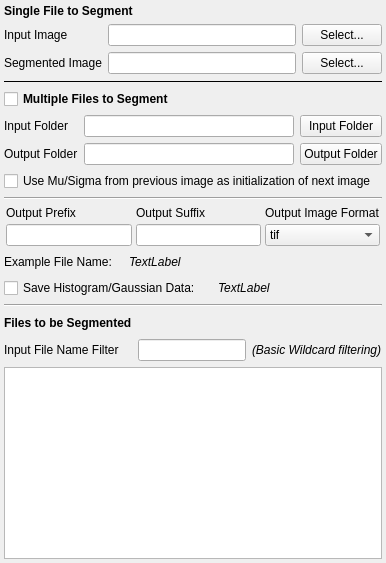
      <widget class="QWidget" name="filesInputTab">
       <attribute name="title">
        <string>File Selection</string>
       </attribute>
       <layout class="QVBoxLayout" name="verticalLayout" stretch="0,0,0,0,0,0,0,0,0,0,0">
        <property name="margin">
         <number>4</number>
        </property>
        <item>
         <layout class="QGridLayout" name="gridLayout_5">
          <item row="3" column="1">
           <widget class="QLabel" name="label_6">
            <property name="toolTip">
             <string>The image to be segmented</string>
            </property>
            <property name="text">
             <string>Input Image</string>
            </property>
           </widget>
          </item>
          <item row="3" column="2">
           <widget class="QFSDropLineEdit" name="inputImageFilePath">
            <property name="toolTip">
             <string>The image to be segmented</string>
            </property>
           </widget>
          </item>
          <item row="3" column="3">
           <widget class="QPushButton" name="inputImageFilePathBtn">
            <property name="text">
             <string>Select...</string>
            </property>
           </widget>
          </item>
          <item row="4" column="1">
           <widget class="QLabel" name="label_7">
            <property name="toolTip">
             <string>The output image to be written at the conclusion of the segmentation</string>
            </property>
            <property name="text">
             <string>Segmented Image</string>
            </property>
           </widget>
          </item>
          <item row="4" column="2">
           <widget class="QLineEdit" name="outputImageFile">
            <property name="toolTip">
             <string>The output image to be written at the conclusion of the segmentation</string>
            </property>
            <property name="text">
             <string/>
            </property>
           </widget>
          </item>
          <item row="4" column="3">
           <widget class="QPushButton" name="outputImageButton">
            <property name="text">
             <string>Select...</string>
            </property>
           </widget>
          </item>
          <item row="2" column="1" colspan="3">
           <widget class="QLabel" name="label_16">
            <property name="font">
             <font>
              <weight>75</weight>
              <bold>true</bold>
             </font>
            </property>
            <property name="text">
             <string>Single File to Segment</string>
            </property>
           </widget>
          </item>
         </layout>
        </item>
        <item>
         <widget class="Line" name="line">
          <property name="frameShadow">
           <enum>QFrame::Plain</enum>
          </property>
          <property name="orientation">
           <enum>Qt::Horizontal</enum>
          </property>
         </widget>
        </item>
        <item>
         <widget class="QCheckBox" name="processFolder">
          <property name="enabled">
           <bool>true</bool>
          </property>
          <property name="toolTip">
           <string>Check this box if you want to process multiple images in a single run</string>
          </property>
          <property name="statusTip">
           <string>Check this box if you want to process multiple images in a single run</string>
          </property>
          <property name="styleSheet">
           <string notr="true">QCheckBox {
font-weight: bold;
font-size: 12px;
}</string>
          </property>
          <property name="text">
           <string>Multiple Files to Segment</string>
          </property>
         </widget>
        </item>
        <item>
         <layout class="QGridLayout" name="gridLayout_3">
          <property name="verticalSpacing">
           <number>6</number>
          </property>
          <item row="2" column="0">
           <widget class="QLabel" name="label_15">
            <property name="text">
             <string>Output Folder</string>
            </property>
           </widget>
          </item>
          <item row="1" column="0">
           <widget class="QLabel" name="label_5">
            <property name="text">
             <string>Input Folder</string>
            </property>
           </widget>
          </item>
          <item row="3" column="0" colspan="3">
           <widget class="QCheckBox" name="muSigmaFeedback">
            <property name="text">
             <string>Use Mu/Sigma from previous image as initialization of next image</string>
            </property>
           </widget>
          </item>
          <item row="1" column="1">
           <widget class="QLineEdit" name="sourceDirectoryLE"/>
          </item>
          <item row="2" column="1">
           <widget class="QLineEdit" name="outputDirectoryLE">
            <property name="text">
             <string/>
            </property>
           </widget>
          </item>
          <item row="1" column="2">
           <widget class="QPushButton" name="sourceDirectoryBtn">
            <property name="text">
             <string>Input Folder</string>
            </property>
           </widget>
          </item>
          <item row="2" column="2">
           <widget class="QPushButton" name="outputDirectoryBtn">
            <property name="text">
             <string>Output Folder</string>
            </property>
           </widget>
          </item>
         </layout>
        </item>
        <item>
         <widget class="Line" name="line_3">
          <property name="orientation">
           <enum>Qt::Horizontal</enum>
          </property>
         </widget>
        </item>
        <item>
         <layout class="QGridLayout" name="gridLayout_7">
          <property name="leftMargin">
           <number>2</number>
          </property>
          <property name="rightMargin">
           <number>2</number>
          </property>
          <property name="spacing">
           <number>4</number>
          </property>
          <item row="0" column="0">
           <widget class="QLabel" name="outputPrefixLabel">
            <property name="toolTip">
             <string>The prefix to be attached to the output filename</string>
            </property>
            <property name="statusTip">
             <string>The prefix to be attached to the output filename</string>
            </property>
            <property name="text">
             <string>Output Prefix</string>
            </property>
           </widget>
          </item>
          <item row="1" column="1">
           <widget class="QLineEdit" name="outputSuffix">
            <property name="toolTip">
             <string>A suffix to be attached to each output filename</string>
            </property>
            <property name="statusTip">
             <string>A suffix to be attached to each output filename</string>
            </property>
           </widget>
          </item>
          <item row="1" column="0">
           <widget class="QLineEdit" name="outputPrefix">
            <property name="toolTip">
             <string>The prefix to be attached to the output filename</string>
            </property>
            <property name="statusTip">
             <string>The prefix to be attached to the output filename</string>
            </property>
            <property name="text">
             <string/>
            </property>
           </widget>
          </item>
          <item row="0" column="1">
           <widget class="QLabel" name="outputSuffixLabel">
            <property name="toolTip">
             <string>A suffix to be attached to each output filename</string>
            </property>
            <property name="statusTip">
             <string>A suffix to be attached to each output filename</string>
            </property>
            <property name="text">
             <string>Output Suffix</string>
            </property>
           </widget>
          </item>
          <item row="0" column="2">
           <widget class="QLabel" name="outputImageTypeLabel">
            <property name="toolTip">
             <string>The format of the output image(s)</string>
            </property>
            <property name="statusTip">
             <string>The format of the output image(s)</string>
            </property>
            <property name="text">
             <string>Output Image Format</string>
            </property>
           </widget>
          </item>
          <item row="1" column="2">
           <widget class="QComboBox" name="outputImageType">
            <property name="toolTip">
             <string>The format of the output image(s)</string>
            </property>
            <property name="statusTip">
             <string>The format of the output image(s)</string>
            </property>
            <item>
             <property name="text">
              <string>tif</string>
             </property>
            </item>
            <item>
             <property name="text">
              <string>bmp</string>
             </property>
            </item>
            <item>
             <property name="text">
              <string>jpeg</string>
             </property>
            </item>
            <item>
             <property name="text">
              <string>png</string>
             </property>
            </item>
           </widget>
          </item>
         </layout>
        </item>
        <item>
         <layout class="QHBoxLayout" name="_6">
          <property name="spacing">
           <number>5</number>
          </property>
          <item>
           <widget class="QLabel" name="exampleFileNameLabel">
            <property name="text">
             <string>Example File Name:</string>
            </property>
           </widget>
          </item>
          <item>
           <spacer name="horizontalSpacer_3">
            <property name="orientation">
             <enum>Qt::Horizontal</enum>
            </property>
            <property name="sizeType">
             <enum>QSizePolicy::Fixed</enum>
            </property>
            <property name="sizeHint" stdset="0">
             <size>
              <width>12</width>
              <height>20</height>
             </size>
            </property>
           </spacer>
          </item>
          <item>
           <widget class="QLabel" name="outputFilenamePattern">
            <property name="font">
             <font>
              <italic>true</italic>
             </font>
            </property>
            <property name="toolTip">
             <string>Example output filename</string>
            </property>
            <property name="statusTip">
             <string>Example output filename</string>
            </property>
            <property name="text">
             <string>TextLabel</string>
            </property>
           </widget>
          </item>
          <item>
           <spacer name="horizontalSpacer_5">
            <property name="orientation">
             <enum>Qt::Horizontal</enum>
            </property>
            <property name="sizeHint" stdset="0">
             <size>
              <width>40</width>
              <height>20</height>
             </size>
            </property>
           </spacer>
          </item>
         </layout>
        </item>
        <item>
         <layout class="QHBoxLayout" name="_7">
          <property name="spacing">
           <number>5</number>
          </property>
          <item>
           <widget class="QCheckBox" name="saveHistogramCheckBox">
            <property name="text">
             <string>Save Histogram/Gaussian Data:</string>
            </property>
           </widget>
          </item>
          <item>
           <spacer name="horizontalSpacer_6">
            <property name="orientation">
             <enum>Qt::Horizontal</enum>
            </property>
            <property name="sizeType">
             <enum>QSizePolicy::Fixed</enum>
            </property>
            <property name="sizeHint" stdset="0">
             <size>
              <width>12</width>
              <height>20</height>
             </size>
            </property>
           </spacer>
          </item>
          <item>
           <widget class="QLabel" name="histogramFilenamePattern">
            <property name="font">
             <font>
              <italic>true</italic>
             </font>
            </property>
            <property name="toolTip">
             <string>Example output filename</string>
            </property>
            <property name="statusTip">
             <string>Example output filename</string>
            </property>
            <property name="text">
             <string>TextLabel</string>
            </property>
           </widget>
          </item>
          <item>
           <spacer name="horizontalSpacer_7">
            <property name="orientation">
             <enum>Qt::Horizontal</enum>
            </property>
            <property name="sizeHint" stdset="0">
             <size>
              <width>40</width>
              <height>20</height>
             </size>
            </property>
           </spacer>
          </item>
         </layout>
        </item>
        <item>
         <widget class="Line" name="line_2">
          <property name="orientation">
           <enum>Qt::Horizontal</enum>
          </property>
         </widget>
        </item>
        <item>
         <layout class="QGridLayout" name="gridLayout_2">
          <item row="0" column="0">
           <widget class="QLabel" name="label_13">
            <property name="font">
             <font>
              <weight>75</weight>
              <bold>true</bold>
             </font>
            </property>
            <property name="text">
             <string>Files to be Segmented</string>
            </property>
           </widget>
          </item>
          <item row="0" column="1" colspan="4">
           <spacer name="horizontalSpacer_11">
            <property name="orientation">
             <enum>Qt::Horizontal</enum>
            </property>
            <property name="sizeHint" stdset="0">
             <size>
              <width>40</width>
              <height>20</height>
             </size>
            </property>
           </spacer>
          </item>
          <item row="1" column="0">
           <widget class="QLabel" name="filterPatternLabel">
            <property name="statusTip">
             <string>Quick Filtering of the input filenames. This is an inclusive only filter. Simply type part of the filename to filter the list.</string>
            </property>
            <property name="text">
             <string>Input File Name Filter </string>
            </property>
           </widget>
          </item>
          <item row="1" column="1" colspan="3">
           <widget class="QLineEdit" name="filterPatternLineEdit">
            <property name="statusTip">
             <string>Quick Filtering of the input filenames. This is an inclusive only filter. Simply type part of the filename to filter the list.</string>
            </property>
            <property name="text">
             <string/>
            </property>
           </widget>
          </item>
          <item row="1" column="4">
           <widget class="QLabel" name="label_4">
            <property name="font">
             <font>
              <italic>true</italic>
             </font>
            </property>
            <property name="text">
             <string>(Basic Wildcard filtering)</string>
            </property>
           </widget>
          </item>
         </layout>
        </item>
        <item>
         <widget class="QListWidget" name="fileListWidget">
          <property name="editTriggers">
           <set>QAbstractItemView::DoubleClicked|QAbstractItemView::EditKeyPressed</set>
          </property>
          <property name="dragEnabled">
           <bool>true</bool>
          </property>
          <property name="dragDropMode">
           <enum>QAbstractItemView::InternalMove</enum>
          </property>
          <property name="defaultDropAction">
           <enum>Qt::IgnoreAction</enum>
          </property>
          <property name="alternatingRowColors">
           <bool>true</bool>
          </property>
          <property name="selectionMode">
           <enum>QAbstractItemView::ExtendedSelection</enum>
          </property>
          <property name="movement">
           <enum>QListView::Free</enum>
          </property>
          <property name="uniformItemSizes">
           <bool>true</bool>
          </property>
          <property name="sortingEnabled">
           <bool>false</bool>
          </property>
         </widget>
        </item>
       </layout>
      </widget>
